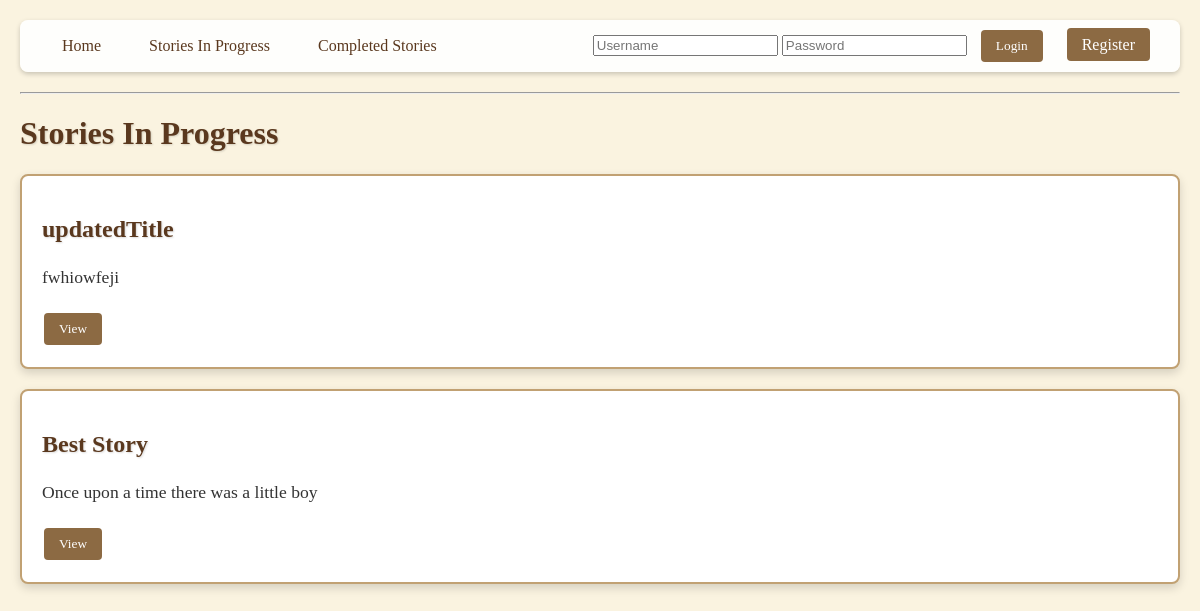
/in_progress, run on the app's committed database.
### tables this page shows
CREATE TABLE stories (
    id INTEGER PRIMARY KEY AUTOINCREMENT,
    title TEXT NOT NULL UNIQUE,
    status TEXT NOT NULL DEFAULT 'in_progress',
    creator_id INTEGER NOT NULL,
    FOREIGN KEY(creator_id) REFERENCES users(id)
);

CREATE TABLE edits (
    id INTEGER PRIMARY KEY AUTOINCREMENT,
    content TEXT NOT NULL,
    story_id INTEGER NOT NULL,
    user_id INTEGER NOT NULL,
    timestamp DATETIME NOT NULL,
    FOREIGN KEY(story_id) REFERENCES stories(id),
    FOREIGN KEY(user_id) REFERENCES users(id)
);

### __init__.py (the view)
@app.route('/in_progress')
def in_progress():
    db = get_db()
    stories = db.execute("SELECT * FROM stories WHERE status != 'completed'").fetchall()
    stories_with_edit = []
    for story in stories:
        last_edit = db.execute("SELECT * FROM edits WHERE story_id = ? ORDER BY timestamp DESC", (story['id'],)).fetchone()
        story_dict = dict(story)
        story_dict['last_edit'] = last_edit
        stories_with_edit.append(story_dict)
    return render_template('in_progress.html', stories=stories_with_edit)

### __init__.py (called while the page is built)
def get_db():
    if 'db' not in g:
        g.db = sqlite3.connect(app.config['DATABASE'])
        g.db.row_factory = sqlite3.Row
    return g.db

def init_db():
    db = get_db()
    with app.open_resource('schema.sql') as f:
        db.executescript(f.read().decode('utf8'))
    db.commit()

@app.before_request
def ensure_tables():
    init_db()

@app.context_processor
def inject_helpers():
    return dict(has_contributed=lambda story, user: has_contributed(story['id'], user.id) if user and user.is_authenticated else False)

### templates/in_progress.html (shortened to what this page needs)
<!DOCTYPE html>
<html lang="en">
<head>
</head>
<body>
{% extends "base.html" %}
{% block content %}
  <h1>Stories In Progress</h1>
  <div>
    {% for story in stories %}
      <div class="card">
        <h2>{{ story.title }}</h2>
        {% if story.last_edit and story.last_edit.content|length > 0 %}
          <p>{{ story.last_edit.content[:150] ~ ('...' if story.last_edit.content|length > 150 else '') }}</p>
        {% else %}
          <p>No content available.</p>
        {% endif %}
        <div class="btn-group">
          <a href="{{ url_for('story_detail', story_id=story.id) }}"><button class="btn">View</button></a>
        </div>
      </div>
    {% endfor %}
  </div>
{% endblock %}

### static/styles.css (style rules this page uses)
body { background: url("https://www.transparenttextures.com/patterns/paper-fibers.png"), #faf3e0; background-size: cover; margin: 0; padding: 20px; font-family: "Merriweather", serif; color: #333; }
h1, h2 { font-family: "Cinzel Decorative", cursive; color: #5a381e; text-shadow: 1px 1px 2px rgba(0,0,0,0.15); }
p { margin: 0 0 10px; font-size: 1.1em; line-height: 1.6; }
.btn { background: #8c6a43; color: #fff; border: none; padding: 8px 15px; margin: 2px; border-radius: 4px; cursor: pointer; transition: background 0.3s, transform 0.2s; font-family: inherit; }
.card { background: #fff; border: 2px solid #c1a173; border-image: url("https://www.transparenttextures.com/patterns/wood-pattern.png") 30 round; border-radius: 8px; box-shadow: 0 4px 10px rgba(0,0,0,0.15); padding: 20px; margin-bottom: 20px; transition: transform 0.2s, box-shadow 0.2s; }
.btn-group { margin-top: 10px; display: inline-block; }
.btn-group a, .btn-group button { margin-right: 5px; }

### data on the page
stories: title "updatedTitle", last_edit|length "fwhiowfeji"
stories: title "Best Story", last_edit|length "Once upon a time there was a little boy"
